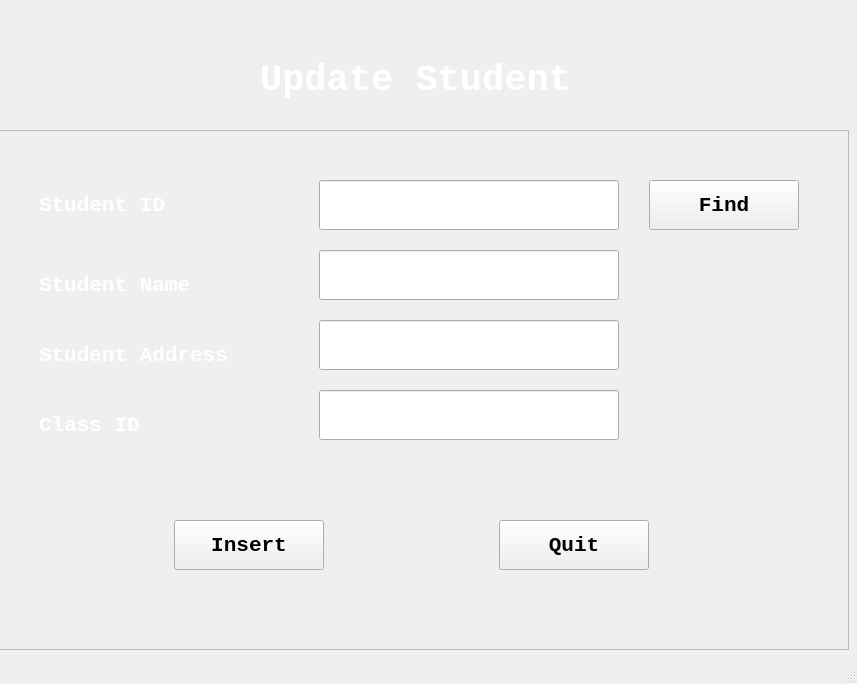
<?xml version="1.0" encoding="UTF-8"?>
<ui version="4.0">
 <class>UpdateWindow</class>
 <widget class="QMainWindow" name="UpdateWindow">
  <property name="geometry">
   <rect>
    <x>0</x>
    <y>0</y>
    <width>857</width>
    <height>684</height>
   </rect>
  </property>
  <property name="windowTitle">
   <string>MainWindow</string>
  </property>
  <widget class="QWidget" name="centralwidget">
   <widget class="QLabel" name="InsertBackground">
    <property name="geometry">
     <rect>
      <x>0</x>
      <y>0</y>
      <width>850</width>
      <height>631</height>
     </rect>
    </property>
    <property name="whatsThis">
     <string>&lt;html&gt;&lt;head/&gt;&lt;body&gt;&lt;p&gt;&lt;img src=&quot;:/Main/background.png&quot;/&gt;&lt;/p&gt;&lt;/body&gt;&lt;/html&gt;</string>
    </property>
    <property name="styleSheet">
     <string notr="true">background-image: url(:/Main/background.png);</string>
    </property>
    <property name="text">
     <string/>
    </property>
   </widget>
   <widget class="QLabel" name="InsertTitel">
    <property name="geometry">
     <rect>
      <x>10</x>
      <y>40</y>
      <width>811</width>
      <height>80</height>
     </rect>
    </property>
    <property name="font">
     <font>
      <family>Consolas</family>
      <pointsize>28</pointsize>
      <weight>75</weight>
      <bold>true</bold>
     </font>
    </property>
    <property name="styleSheet">
     <string notr="true">color: rgb(255, 255, 255);</string>
    </property>
    <property name="text">
     <string>Update Student</string>
    </property>
    <property name="alignment">
     <set>Qt::AlignCenter</set>
    </property>
   </widget>
   <widget class="QFrame" name="FindIdToUpdate">
    <property name="geometry">
     <rect>
      <x>-1</x>
      <y>130</y>
      <width>850</width>
      <height>520</height>
     </rect>
    </property>
    <property name="frameShape">
     <enum>QFrame::StyledPanel</enum>
    </property>
    <property name="frameShadow">
     <enum>QFrame::Raised</enum>
    </property>
    <widget class="QLabel" name="LabelStudentId">
     <property name="geometry">
      <rect>
       <x>40</x>
       <y>50</y>
       <width>250</width>
       <height>50</height>
      </rect>
     </property>
     <property name="font">
      <font>
       <family>Consolas</family>
       <pointsize>16</pointsize>
       <weight>75</weight>
       <bold>true</bold>
      </font>
     </property>
     <property name="styleSheet">
      <string notr="true">color: rgb(255, 255, 255);</string>
     </property>
     <property name="text">
      <string>Student ID</string>
     </property>
    </widget>
    <widget class="QLabel" name="LabelStudentName">
     <property name="geometry">
      <rect>
       <x>40</x>
       <y>130</y>
       <width>250</width>
       <height>50</height>
      </rect>
     </property>
     <property name="font">
      <font>
       <family>Consolas</family>
       <pointsize>16</pointsize>
       <weight>75</weight>
       <bold>true</bold>
      </font>
     </property>
     <property name="styleSheet">
      <string notr="true">color: rgb(255, 255, 255);</string>
     </property>
     <property name="text">
      <string>Student Name</string>
     </property>
    </widget>
    <widget class="QLabel" name="LabelStudentAdress">
     <property name="geometry">
      <rect>
       <x>40</x>
       <y>200</y>
       <width>250</width>
       <height>50</height>
      </rect>
     </property>
     <property name="font">
      <font>
       <family>Consolas</family>
       <pointsize>16</pointsize>
       <weight>75</weight>
       <bold>true</bold>
      </font>
     </property>
     <property name="styleSheet">
      <string notr="true">color: rgb(255, 255, 255);</string>
     </property>
     <property name="text">
      <string>Student Address</string>
     </property>
    </widget>
    <widget class="QLabel" name="LabelClassID">
     <property name="geometry">
      <rect>
       <x>40</x>
       <y>270</y>
       <width>250</width>
       <height>50</height>
      </rect>
     </property>
     <property name="font">
      <font>
       <family>Consolas</family>
       <pointsize>16</pointsize>
       <weight>75</weight>
       <bold>true</bold>
      </font>
     </property>
     <property name="styleSheet">
      <string notr="true">color: rgb(255, 255, 255);</string>
     </property>
     <property name="text">
      <string>Class ID</string>
     </property>
    </widget>
    <widget class="QLineEdit" name="TextOldId">
     <property name="geometry">
      <rect>
       <x>320</x>
       <y>50</y>
       <width>300</width>
       <height>50</height>
      </rect>
     </property>
     <property name="font">
      <font>
       <family>Consolas</family>
       <pointsize>16</pointsize>
      </font>
     </property>
     <property name="text">
      <string/>
     </property>
    </widget>
    <widget class="QPushButton" name="ButtonFind">
     <property name="geometry">
      <rect>
       <x>650</x>
       <y>50</y>
       <width>150</width>
       <height>50</height>
      </rect>
     </property>
     <property name="font">
      <font>
       <family>Consolas</family>
       <pointsize>16</pointsize>
       <weight>75</weight>
       <bold>true</bold>
      </font>
     </property>
     <property name="text">
      <string>Find</string>
     </property>
    </widget>
    <widget class="QLineEdit" name="TextStudentName">
     <property name="geometry">
      <rect>
       <x>320</x>
       <y>120</y>
       <width>300</width>
       <height>50</height>
      </rect>
     </property>
     <property name="font">
      <font>
       <family>Consolas</family>
       <pointsize>16</pointsize>
      </font>
     </property>
     <property name="text">
      <string/>
     </property>
    </widget>
    <widget class="QLineEdit" name="TextStudentAddress">
     <property name="geometry">
      <rect>
       <x>320</x>
       <y>190</y>
       <width>300</width>
       <height>50</height>
      </rect>
     </property>
     <property name="font">
      <font>
       <family>Consolas</family>
       <pointsize>16</pointsize>
      </font>
     </property>
     <property name="text">
      <string/>
     </property>
    </widget>
    <widget class="QLineEdit" name="TextClassID">
     <property name="geometry">
      <rect>
       <x>320</x>
       <y>260</y>
       <width>300</width>
       <height>50</height>
      </rect>
     </property>
     <property name="font">
      <font>
       <family>Consolas</family>
       <pointsize>16</pointsize>
      </font>
     </property>
     <property name="text">
      <string/>
     </property>
    </widget>
    <widget class="QPushButton" name="ButtonInsert">
     <property name="geometry">
      <rect>
       <x>175</x>
       <y>390</y>
       <width>150</width>
       <height>50</height>
      </rect>
     </property>
     <property name="font">
      <font>
       <family>Consolas</family>
       <pointsize>16</pointsize>
       <weight>75</weight>
       <bold>true</bold>
      </font>
     </property>
     <property name="text">
      <string>Insert</string>
     </property>
    </widget>
    <widget class="QPushButton" name="ButtonQuit">
     <property name="geometry">
      <rect>
       <x>500</x>
       <y>390</y>
       <width>150</width>
       <height>50</height>
      </rect>
     </property>
     <property name="font">
      <font>
       <family>Consolas</family>
       <pointsize>16</pointsize>
       <weight>75</weight>
       <bold>true</bold>
      </font>
     </property>
     <property name="text">
      <string>Quit</string>
     </property>
    </widget>
   </widget>
  </widget>
  <widget class="QMenuBar" name="menubar">
   <property name="geometry">
    <rect>
     <x>0</x>
     <y>0</y>
     <width>857</width>
     <height>26</height>
    </rect>
   </property>
  </widget>
  <widget class="QStatusBar" name="statusbar"/>
 </widget>
 <resources>
  <include location="BackGround.qrc"/>
 </resources>
 <connections/>
</ui>
